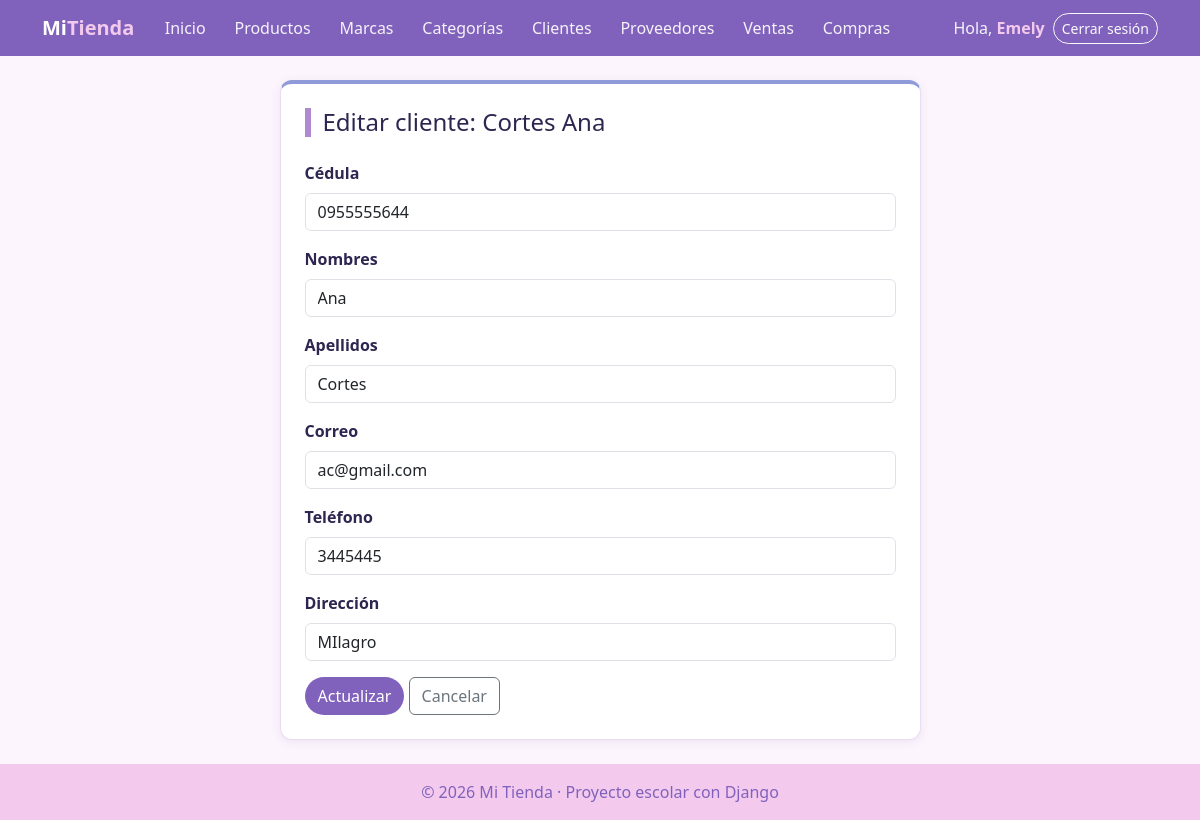
Screenshot of /facturacion/clientes/editar/2/ (signed in) with the database file from the repository.
### facturacion/models.py (models this page shows)
class ModeloBase(models.Model):
    user = models.ForeignKey(                    # 1:N con User: un usuario registra muchos registros
        User,
        on_delete=models.SET_NULL,               # Si borran al usuario, el registro se queda con user vacío
        null=True,                               # SET_NULL necesita que la columna acepte NULL
        blank=True,
        editable=False,                          # No aparece en formularios: lo llena la VISTA, no la persona
        related_name="%(class)s_registrados",    # %(class)s = nombre del modelo → user.producto_registrados
        verbose_name="Registrado por",
    )
    fecha_creacion = models.DateTimeField("Fecha de creación", auto_now_add=True)   # Se llena sola al CREAR
    fecha_modificacion = models.DateTimeField("Última modificación", auto_now=True) # Se actualiza sola en CADA save()
    class Meta:
        abstract = True                          # ← LA CLAVE: modelo "molde", sin tabla propia

class Cliente(ModeloBase):
    cedula = models.CharField("Cédula", max_length=10, unique=True)
    nombres = models.CharField(max_length=80)
    apellidos = models.CharField(max_length=80)
    email = models.EmailField("Correo", blank=True)
    telefono = models.CharField("Teléfono", max_length=15, blank=True)
    direccion = models.CharField("Dirección", max_length=200, blank=True)
    class Meta:
        verbose_name = "Cliente"
        verbose_name_plural = "Clientes"
        ordering = ["apellidos", "nombres"]
    def __str__(self):
        return f"{self.apellidos} {self.nombres}"

### facturacion/views.py (the view, shortened to what this page needs)
# urls.py: path("clientes/editar/<int:pk>/", views.ClienteUpdateView.as_view(), name="cliente_editar"),
class ClienteUpdateView(LoginRequiredMixin, UsuarioRegistroMixin, SuccessMessageMixin, UpdateView):   # EDITAR
    model = Cliente
    form_class = ClienteForm
    template_name = "facturacion/cliente_form.html"
    success_url = reverse_lazy("facturacion:cliente_lista")
    success_message = "Cliente «%(nombres)s %(apellidos)s» actualizado."
    extra_context = {"titulo": "Editar cliente", "boton": "Actualizar"}

### facturacion/forms.py (shortened to what this page needs)
class ClienteForm(forms.ModelForm):
    class Meta:
        model = Cliente
        fields = ["cedula", "nombres", "apellidos", "email", "telefono", "direccion"]
        widgets = {
            "cedula": forms.TextInput(attrs={"class": "form-control", "maxlength": "10", "placeholder": "10 dígitos"}),
            "nombres": forms.TextInput(attrs={"class": "form-control"}),
            "apellidos": forms.TextInput(attrs={"class": "form-control"}),
            "email": forms.EmailInput(attrs={"class": "form-control"}),
            "telefono": forms.TextInput(attrs={"class": "form-control"}),
            "direccion": forms.TextInput(attrs={"class": "form-control"}),
        }

### facturacion/templates/facturacion/cliente_form.html (shortened to what this page needs)
{% extends "base.html" %}
{% block contenido %}
<div class="row justify-content-center">
    <div class="col-lg-7">
        <div class="tarjeta">
            <h1 class="h4 titulo-pagina mb-4">{{ titulo }}{% if object %}: {{ object }}{% endif %}</h1>
            <form method="post" novalidate>
                {% for campo in form %}
                    <div class="mb-3">
                        <label class="form-label fw-semibold" for="{{ campo.id_for_label }}">{{ campo.label }}</label>
                        {{ campo }}
                    </div>
                {% endfor %}
                <button type="submit" class="btn btn-verde">{{ boton }}</button>
                <a href="{% url 'facturacion:cliente_lista' %}" class="btn btn-outline-secondary">Cancelar</a>
            </form>
        </div>
    </div>
</div>
{% endblock %}

### templates/base.html (shortened to what this page needs)
{% load static %}
<!DOCTYPE html>
<html lang="es">
<head>
    <link href="https://cdn.jsdelivr.net/npm/bootstrap@5.3.3/dist/css/bootstrap.min.css" rel="stylesheet">
    <link rel="stylesheet" href="{% static 'css/estilos.css' %}?v=5">
</head>
<body>
    <nav class="navbar navbar-expand-lg navbar-dark barra">
        <div class="container">
            <a class="navbar-brand fw-bold" href="{% url 'home' %}">Mi<span class="text-warning">Tienda</span></a>
            <div class="collapse navbar-collapse" id="menu">
                <ul class="navbar-nav me-auto">
                    <li class="nav-item"><a class="nav-link" href="{% url 'home' %}">Inicio</a></li>
                    {% if user.is_authenticated %}
                        <li class="nav-item"><a class="nav-link" href="{% url 'facturacion:producto_lista' %}">Productos</a></li>
                        <li class="nav-item"><a class="nav-link" href="{% url 'facturacion:marca_lista' %}">Marcas</a></li>
                        <li class="nav-item"><a class="nav-link" href="{% url 'facturacion:categoria_lista' %}">Categorías</a></li>
                        <li class="nav-item"><a class="nav-link" href="{% url 'facturacion:cliente_lista' %}">Clientes</a></li>
                        <li class="nav-item"><a class="nav-link" href="{% url 'facturacion:proveedor_lista' %}">Proveedores</a></li>
                        <li class="nav-item"><a class="nav-link" href="{% url 'facturacion:venta_lista' %}">Ventas</a></li>
                        <li class="nav-item"><a class="nav-link" href="{% url 'facturacion:compra_lista' %}">Compras</a></li>
                    {% endif %}
                </ul>
                <ul class="navbar-nav align-items-lg-center gap-2">
                    {% if user.is_authenticated %}
                        <li class="nav-item navbar-text">Hola, <a href="{% url 'facturacion:mi_perfil' %}" class="text-warning fw-bold text-decoration-none">{{ user.username }}</a></li>
                        <li class="nav-item">
                            <form method="post" action="{% url 'logout' %}" class="m-0">
                                <button type="submit" class="btn btn-sm btn-outline-light">Cerrar sesión</button>
                            </form>
                        </li>
                    {% else %}
                        <li class="nav-item"><a class="nav-link" href="{% url 'login' %}">Ingresar</a></li>
                        <li class="nav-item"><a class="btn btn-sm btn-warning" href="{% url 'registro' %}">Crear cuenta</a></li>
                    {% endif %}
                </ul>
            </div>
        </div>
    </nav>
    <main class="container py-4">
        {% block contenido %}{% endblock %}
    </main>
    <footer class="pie text-center py-3">© 2026 Mi Tienda · Proyecto escolar con Django</footer>
</body>
</html>

### static/css/estilos.css (style rules this page uses)
:root { --acento: #8061bc; --acento-claro: #8566BE; --rosa: #F3CAEE; --azul: #8E9BD8; --morado: #B08AD0; --fondo: #FCF5FD; --texto: #2E2650; --borde: #EBDDF0; }
body { background-color: var(--fondo); color: var(--texto); min-height: 100vh; display: flex; flex-direction: column; }
main { flex: 1; }
.barra { background-color: var(--acento); }
.barra .text-warning { color: var(--rosa) !important; }
.titulo-pagina { border-left: 6px solid var(--morado); padding-left: 12px; }
.tarjeta { background: white; border: 1px solid var(--borde); border-radius: 12px; padding: 24px; box-shadow: 0 2px 10px rgba(107, 79, 163, .10); }
.btn-verde { background-color: var(--acento); color: white; border-radius: 999px; }
.pie { background-color: var(--rosa); color: var(--acento); }
.barra .navbar-nav .nav-link { color: rgba(255, 255, 255, .92); border-radius: 999px; padding: .4rem .9rem; transition: background .2s; }
.barra .navbar-text { color: rgba(255, 255, 255, .92); }
.barra .btn-outline-light { border-radius: 999px; }
.tarjeta { border-top: 4px solid var(--morado); }
.row > :nth-child(1) > .tarjeta { border-top-color: var(--azul); }

### rows the page displays
Cliente: apellidos+nombres "Cortes Ana", form "0955555644" "Ana" "Cortes" "ac@gmail.com" "3445445" "MIlagro"

### other values shown
{{ user.username }} "Emely"
{{ titulo }} "Editar cliente"
{{ campo.label }} "Cédula" "Nombres" "Apellidos" "Correo" "Teléfono" "Dirección"
{{ boton }} "Actualizar"
